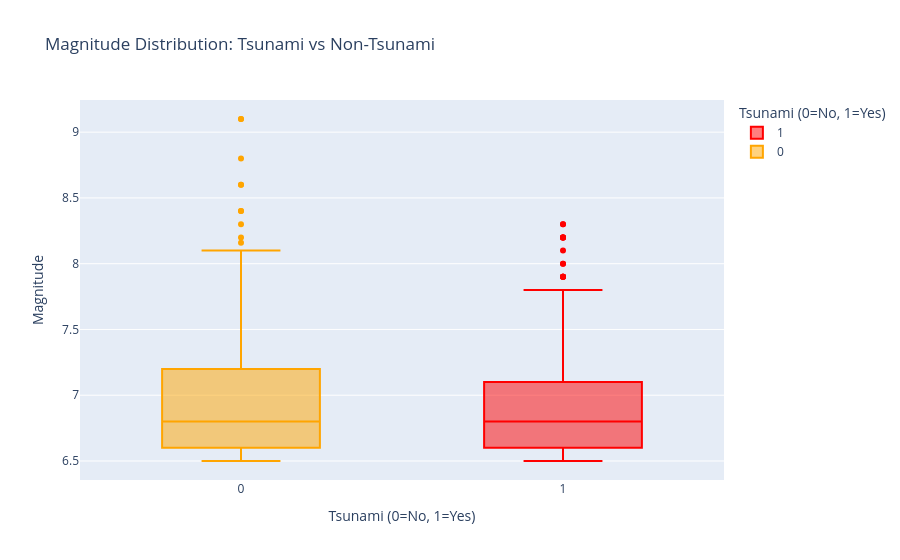

Here is the notebook cell this chart was saved with:
### Code cell
# 9. Tsunami analysis
print("\nTSUNAMI ANALYSIS")
tsunami_counts = earthquake_data['tsunami'].value_counts()
tsunami_counts.index = tsunami_counts.index.map({0: 'No Tsunami', 1: 'Tsunami'})
print("\nTsunami occurrences:")
print(tsunami_counts)

plt.figure(figsize=(8, 6))
plt.pie(tsunami_counts, labels=tsunami_counts.index, autopct='%1.1f%%',
        colors=['orange', 'red'], startangle=90)
plt.title('Tsunami vs Non-Tsunami Earthquakes')
plt.show()

# Magnitude comparison for tsunami vs non-tsunami
fig = px.box(
        earthquake_data,
        x='tsunami',
        y='magnitude',
        title='Magnitude Distribution: Tsunami vs Non-Tsunami',
        labels={'tsunami': 'Tsunami (0=No, 1=Yes)', 'magnitude': 'Magnitude'},
        color='tsunami',
        color_discrete_map={0: 'orange', 1: 'red'}
)
fig.show()

### Figure 1 — Plotly figure (JSON) as saved in the notebook; plotly's stock layout.template omitted (floating-point values rounded to 4 significant figures; data arrays with more than 128 entries replaced by an {"elided": "..."} marker saying what was removed)
{"data": [{"alignmentgroup": "True", "hovertemplate": "Tsunami (0=No, 1=Yes)=%{x}<br>Magnitude=%{y}<extra></extra>", "legendgroup": "1", "marker": {"color": "red"}, "name": "1", "notched": false, "offsetgroup": "1", "orientation": "v", "showlegend": true, "type": "box", "x": {"elided": "304 int values"}, "x0": " ", "xaxis": "x", "y": {"elided": "304 float values"}, "y0": " ", "yaxis": "y"}, {"alignmentgroup": "True", "hovertemplate": "Tsunami (0=No, 1=Yes)=%{x}<br>Magnitude=%{y}<extra></extra>", "legendgroup": "0", "marker": {"color": "orange"}, "name": "0", "notched": false, "offsetgroup": "0", "orientation": "v", "showlegend": true, "type": "box", "x": {"elided": "478 int values"}, "x0": " ", "xaxis": "x", "y": {"elided": "478 float values"}, "y0": " ", "yaxis": "y"}], "layout": {"boxmode": "overlay", "legend": {"title": {"text": "Tsunami (0=No, 1=Yes)"}, "tracegroupgap": 0}, "title": {"text": "Magnitude Distribution: Tsunami vs Non-Tsunami"}, "xaxis": {"anchor": "y", "categoryarray": [1, 0], "categoryorder": "array", "domain": [0, 1], "title": {"text": "Tsunami (0=No, 1=Yes)"}}, "yaxis": {"anchor": "x", "domain": [0, 1], "title": {"text": "Magnitude"}}}}
